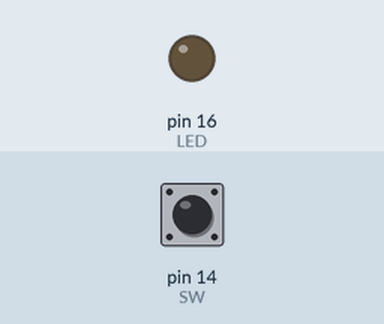
This sketch was run on a simulated Arduino Uno, built with avr-gcc and run on an emulated ATmega328P. Parts: output pins drawn as LEDs (lit = HIGH). Dashed ring = blinking. The inputs (shaded band) are chosen by the test bench; at power-on: pin 14 (SW) HIGH.

Above: at 1.2 s.
1.3 s: pin 14 (SW) pulled LOW for 1 s
At 1.51 s:
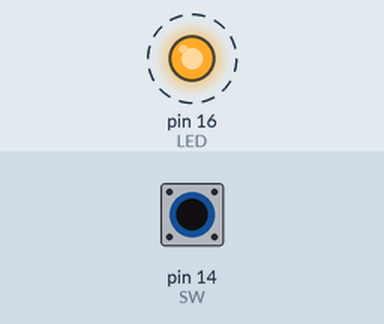
4.0 s: pin 14 (SW) pulled LOW for 3.2 s
At 7.9 s:
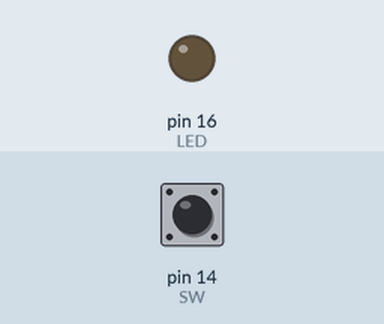
Timing chart, 0 to 9.4 s (numbered marks = the images above; inputs shaded):
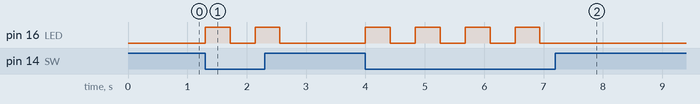

Measured:
- after the input at 1.3 s, pin 16 (LED): alternates HIGH for 0.42 s and LOW for 0.42 s, 4 changes in all, then stays LOW, starting at once
- after the input at 4.0 s, pin 16 (LED): alternates HIGH for 0.42 s and LOW for 0.42 s, 8 changes in all, then stays LOW, starting at once

The sketch:

SW_IF_2.ino
```cpp
#define SW 14
#define LED 16

int count =0;

void setup() {
pinMode(LED,OUTPUT);
pinMode(SW,INPUT_PULLUP);
digitalWrite(LED,LOW);
}

void loop() {
  if(digitalRead(SW) ==0)
  {
    digitalWrite(LED,HIGH);
    delay(420);
    digitalWrite(LED,LOW);
    delay(420);
  }
}
```
